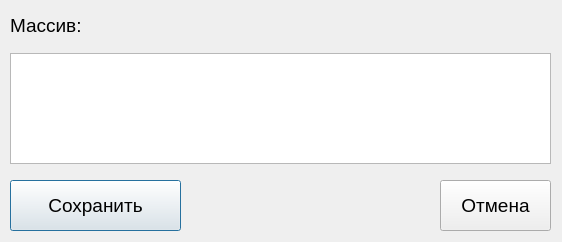
<?xml version="1.0" encoding="UTF-8"?>
<ui version="4.0">
 <class>RPS::Application::AddArrayWindow</class>
 <widget class="QDialog" name="RPS::Application::AddArrayWindow">
  <property name="geometry">
   <rect>
    <x>0</x>
    <y>0</y>
    <width>562</width>
    <height>242</height>
   </rect>
  </property>
  <property name="windowTitle">
   <string>EditArrayWindow</string>
  </property>
  <property name="modal">
   <bool>true</bool>
  </property>
  <widget class="QTextEdit" name="ArrayEdit">
   <property name="geometry">
    <rect>
     <x>10</x>
     <y>53</y>
     <width>541</width>
     <height>111</height>
    </rect>
   </property>
   <property name="font">
    <font>
     <pointsize>12</pointsize>
    </font>
   </property>
  </widget>
  <widget class="QLabel" name="LabelArray">
   <property name="geometry">
    <rect>
     <x>10</x>
     <y>0</y>
     <width>231</width>
     <height>51</height>
    </rect>
   </property>
   <property name="font">
    <font>
     <pointsize>14</pointsize>
    </font>
   </property>
   <property name="text">
    <string>Массив:</string>
   </property>
  </widget>
  <widget class="QPushButton" name="SaveButton">
   <property name="geometry">
    <rect>
     <x>10</x>
     <y>180</y>
     <width>171</width>
     <height>51</height>
    </rect>
   </property>
   <property name="font">
    <font>
     <pointsize>14</pointsize>
    </font>
   </property>
   <property name="text">
    <string>Сохранить</string>
   </property>
  </widget>
  <widget class="QPushButton" name="CancelButton">
   <property name="geometry">
    <rect>
     <x>440</x>
     <y>180</y>
     <width>111</width>
     <height>51</height>
    </rect>
   </property>
   <property name="font">
    <font>
     <pointsize>14</pointsize>
    </font>
   </property>
   <property name="text">
    <string>Отмена</string>
   </property>
  </widget>
 </widget>
 <resources/>
 <connections/>
</ui>
